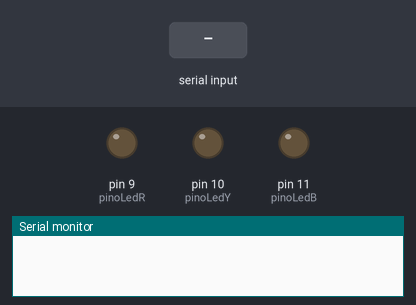
A sketch run on a simulated Arduino Uno, built with avr-gcc and run on an emulated ATmega328P. On the bench: output pins drawn as LEDs (lit = HIGH), the last lines printed to the serial monitor. The test bench sets the inputs (shaded band).

Above: at 1.2 s.
1.3 s: "90,45,200\n" received over Serial
At 2.4 s:
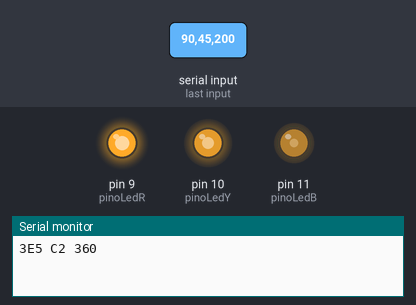
2.8 s: "30,150,10\n" received over Serial
At 3.5 s:
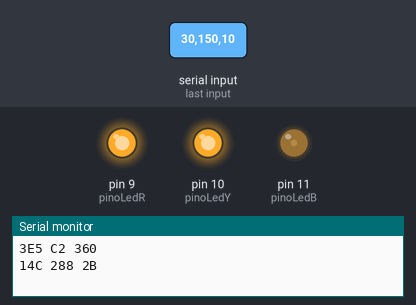
4.3 s: "30,150\n" received over Serial
At 6.5 s:
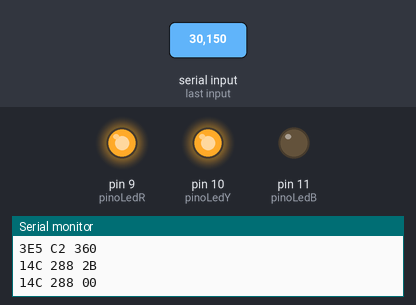
6.8 s: "90\n" received over Serial
At 9.6 s:
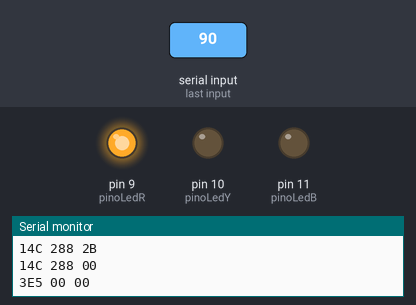
9.8 s: "1,90,45\n" received over Serial
At 11.0 s:
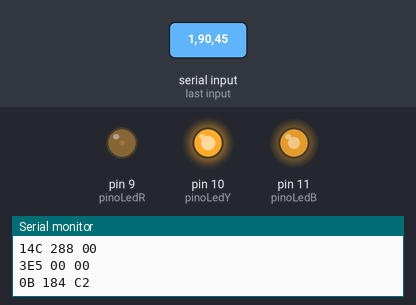
11.3 s: "200\n" received over Serial
At 13.7 s:
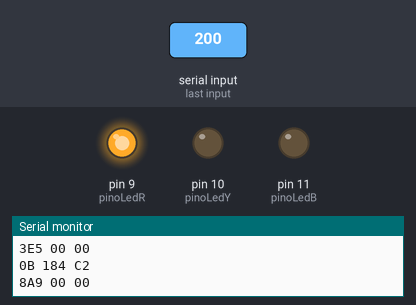
Timing chart, 0 to 15.2 s (numbered marks = the images above; inputs shaded):
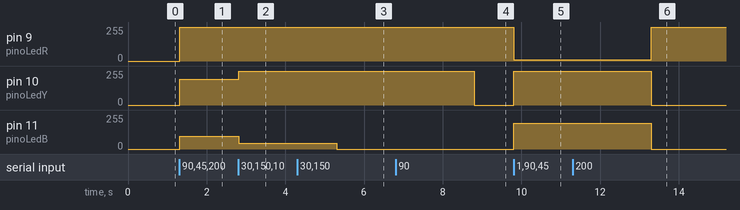

The sketch:

MarceloGuido_final.ino
```cpp
// Definição dos pinos dos LEDs
const int pinoLedR = 9;  // Pino PWM para o LED vermelho
const int pinoLedY = 10; // Pino PWM para o LED verde
const int pinoLedB = 11; // Pino PWM para o LED azul

void setup() {
  Serial.begin(9600); // Inicializa a comunicação serial
  pinMode(pinoLedR, OUTPUT); // Configura os pinos dos LEDs como saída
  pinMode(pinoLedY, OUTPUT);
  pinMode(pinoLedB, OUTPUT);
}

void loop() {
  if (Serial.available() >= 3) { // Verifica se há dados suficientes disponíveis
    int hora = Serial.parseInt();   // Lê o valor da hora
    int minuto = Serial.parseInt(); // Lê o valor do minuto
    int segundo = Serial.parseInt(); // Lê o valor do segundo

    // Mapeia os valores da hora, minuto e segundo para o intervalo 0-255
    int valorG = map(hora, 0, 23, 0, 255);
    int valorY = map(minuto, 0, 59, 0, 255);
    int valorB = map(segundo, 0, 59, 0, 255);

    // Define os valores de intensidade dos LEDs usando PWM
    analogWrite(pinoLedR, valorG);
    analogWrite(pinoLedY, valorY);
    analogWrite(pinoLedB, valorB);

    // Imprime os valores lidos e calculados para depuração
    //Serial.print("Intensidades dos LEDs (0-255): ");
    if (valorG < 16) {Serial.print("0");}
    Serial.print(valorG,HEX);
    Serial.print(" ");
    if (valorY < 16) {Serial.print("0");}
    Serial.print(valorY,HEX);
    Serial.print(" ");
    if (valorB < 16) {Serial.print("0");}
    Serial.println(valorB,HEX);
  }
}
```

Measured:
- after the input at 1.3 s, pin 9 (pinoLedR): 0/255 → 255/255 at once; pin 10 (pinoLedY): 0/255 → 194/255 at once; pin 11 (pinoLedB): 0/255 → 96/255 at once
- after the input at 2.8 s, pin 10 (pinoLedY): 194/255 → 255/255 at once; pin 11 (pinoLedB): 96/255 → 43/255 at once
- after the input at 4.3 s, pin 11 (pinoLedB): 43/255 → 0/255 after 1.0 s
- after the input at 6.8 s, pin 10 (pinoLedY): 255/255 → 0/255 after 2.0 s
- after the input at 9.8 s, pin 9 (pinoLedR): 255/255 → 11/255 at once; pin 10 (pinoLedY): 0/255 → 255/255 at once; pin 11 (pinoLedB): 0/255 → 194/255 at once
- after the input at 11.3 s, pin 9 (pinoLedR): 11/255 → 255/255 after 2.0 s; pin 10 (pinoLedY): 255/255 → 0/255 after 2.0 s; pin 11 (pinoLedB): 194/255 → 0/255 after 2.0 s
